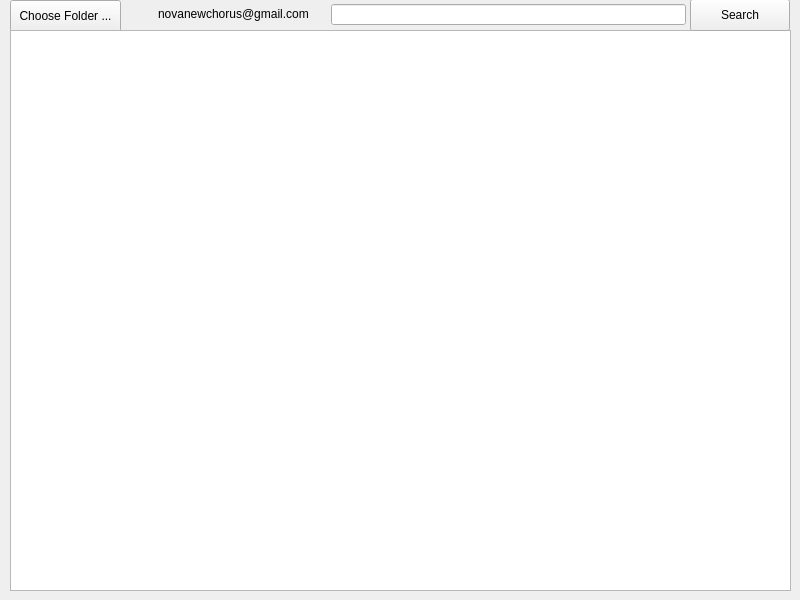
<?xml version="1.0" encoding="UTF-8"?>
<ui version="4.0">
 <class>Widget</class>
 <widget class="QWidget" name="Widget">
  <property name="geometry">
   <rect>
    <x>0</x>
    <y>0</y>
    <width>800</width>
    <height>600</height>
   </rect>
  </property>
  <property name="windowTitle">
   <string>Nova's Song Organizer</string>
  </property>
  <property name="windowIcon">
   <iconset>
    <normaloff>../../../../../../nova logo.ico</normaloff>../../../../../../nova logo.ico</iconset>
  </property>
  <widget class="QPushButton" name="folderButton">
   <property name="geometry">
    <rect>
     <x>10</x>
     <y>0</y>
     <width>111</width>
     <height>32</height>
    </rect>
   </property>
   <property name="cursor">
    <cursorShape>PointingHandCursor</cursorShape>
   </property>
   <property name="text">
    <string>Choose Folder ...</string>
   </property>
  </widget>
  <widget class="QTableWidget" name="tableWidget">
   <property name="geometry">
    <rect>
     <x>10</x>
     <y>30</y>
     <width>781</width>
     <height>561</height>
    </rect>
   </property>
   <property name="sortingEnabled">
    <bool>true</bool>
   </property>
   <attribute name="verticalHeaderShowSortIndicator" stdset="0">
    <bool>false</bool>
   </attribute>
  </widget>
  <widget class="QLineEdit" name="searchBar">
   <property name="geometry">
    <rect>
     <x>331</x>
     <y>4</y>
     <width>355</width>
     <height>21</height>
    </rect>
   </property>
  </widget>
  <widget class="QPushButton" name="searchButton">
   <property name="geometry">
    <rect>
     <x>690</x>
     <y>-1</y>
     <width>100</width>
     <height>32</height>
    </rect>
   </property>
   <property name="text">
    <string>Search</string>
   </property>
  </widget>
  <widget class="QLabel" name="label">
   <property name="geometry">
    <rect>
     <x>126</x>
     <y>1</y>
     <width>28</width>
     <height>28</height>
    </rect>
   </property>
   <property name="text">
    <string/>
   </property>
   <property name="pixmap">
    <pixmap>../../../../../../nova logo.ico</pixmap>
   </property>
   <property name="scaledContents">
    <bool>true</bool>
   </property>
  </widget>
  <widget class="QLabel" name="label_2">
   <property name="geometry">
    <rect>
     <x>158</x>
     <y>6</y>
     <width>174</width>
     <height>16</height>
    </rect>
   </property>
   <property name="text">
    <string>novanewchorus@gmail.com</string>
   </property>
  </widget>
 </widget>
 <resources/>
 <connections/>
</ui>
